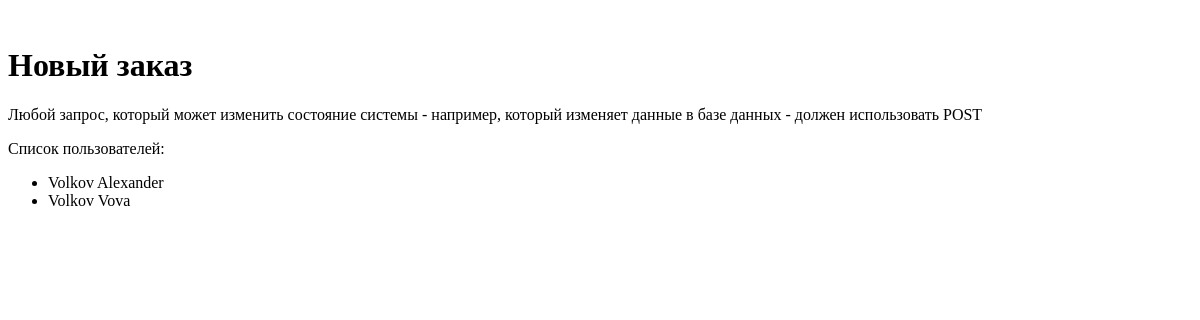
The app's page /lunch/order/, older data.
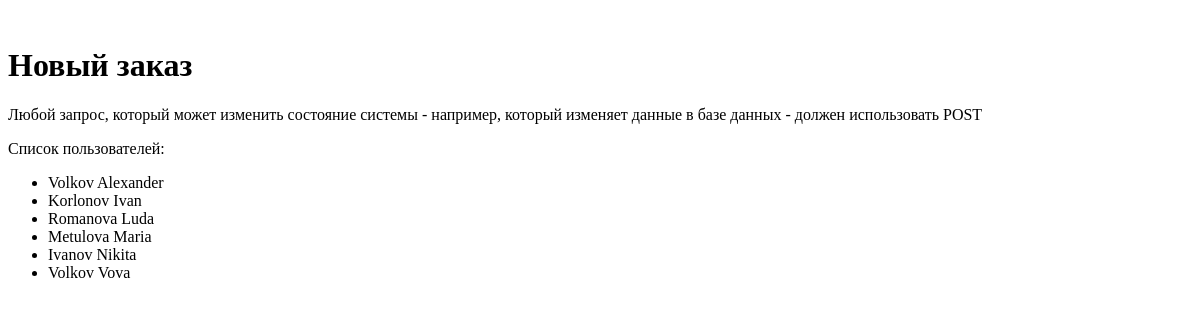
The same page, newer data.
### lunch/models.py (models this page shows, shortened)
class User(models.Model):
    NameUser = models.CharField(max_length=100)
    SurnameUser = models.CharField(max_length=100)
    Login = models.CharField(max_length=100)
    Email = models.EmailField(max_length=100)
    Password = models.CharField(max_length=100)
    RegistrationDate = models.DateTimeField('registration date')
    Authority = models.CharField(max_length=10)
    Balance = models.FloatField()
    RegistrationCheck = models.BooleanField()

### lunch/views.py (the view)
def neworder(request):
    latest_user_list = User.objects.order_by('NameUser')
    context = {'latest_user_list': latest_user_list}
    return render(request, 'lunch/neworder.html', context)

### lunch/templates/lunch/neworder.html
﻿<h1>Новый заказ</h1>
<p>Любой запрос, который может изменить состояние системы - например, который изменяет данные в базе данных - должен использовать POST</p>
<p>Список пользователей:<p>
{% if latest_user_list %}
    <ul>
    {% for User in latest_user_list %}
        <li>{{ User.SurnameUser }} {{ User.NameUser }} </li>
    {% endfor %}
    </ul>
{% endif %}

Row changes from the older to the newer data that the page shows:
added User: SurnameUser "Korlonov", NameUser "Ivan"
added User: SurnameUser "Romanova", NameUser "Luda"
added User: SurnameUser "Metulova", NameUser "Maria"
added User: SurnameUser "Ivanov", NameUser "Nikita"
